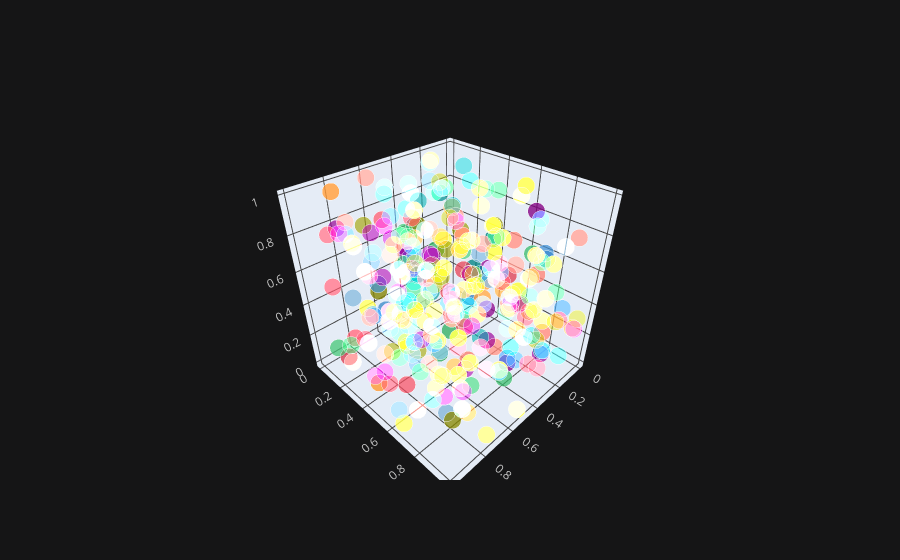

Here is the notebook cell this chart was saved with:
### Code cell
df.iplot(x = 'a', y = 'b', z = 'c', kind = 'scatter3d')

### Figure 1 — Plotly figure (JSON) as saved in the notebook; plotly's stock layout.template omitted (floating-point values rounded to 4 significant figures; data arrays with more than 128 entries replaced by an {"elided": "..."} marker saying what was removed)
{"data": [{"marker": {"color": {"elided": "300 str values"}, "opacity": 0.8, "size": {"elided": "300 int values"}, "symbol": "circle"}, "mode": "markers", "text": {"elided": "300 str values"}, "type": "scatter3d", "x": {"elided": "300 float values"}, "y": {"elided": "300 float values"}, "z": {"elided": "300 float values"}}], "layout": {"legend": {"bgcolor": "#151516", "font": {"color": "#D9D9D9"}}, "paper_bgcolor": "#151516", "plot_bgcolor": "#151516", "scene": {"xaxis": {"gridcolor": "#434343", "showgrid": true, "tickfont": {"color": "#C2C2C2"}, "title": {"font": {"color": "#D9D9D9"}, "text": ""}, "zerolinecolor": "#666570"}, "yaxis": {"gridcolor": "#434343", "showgrid": true, "tickfont": {"color": "#C2C2C2"}, "title": {"font": {"color": "#D9D9D9"}, "text": ""}, "zerolinecolor": "#666570"}, "zaxis": {"gridcolor": "#434343", "showgrid": true, "tickfont": {"color": "#C2C2C2"}, "title": {"font": {"color": "#D9D9D9"}, "text": ""}, "zerolinecolor": "#666570"}}, "title": {"font": {"color": "#D9D9D9"}}}}
